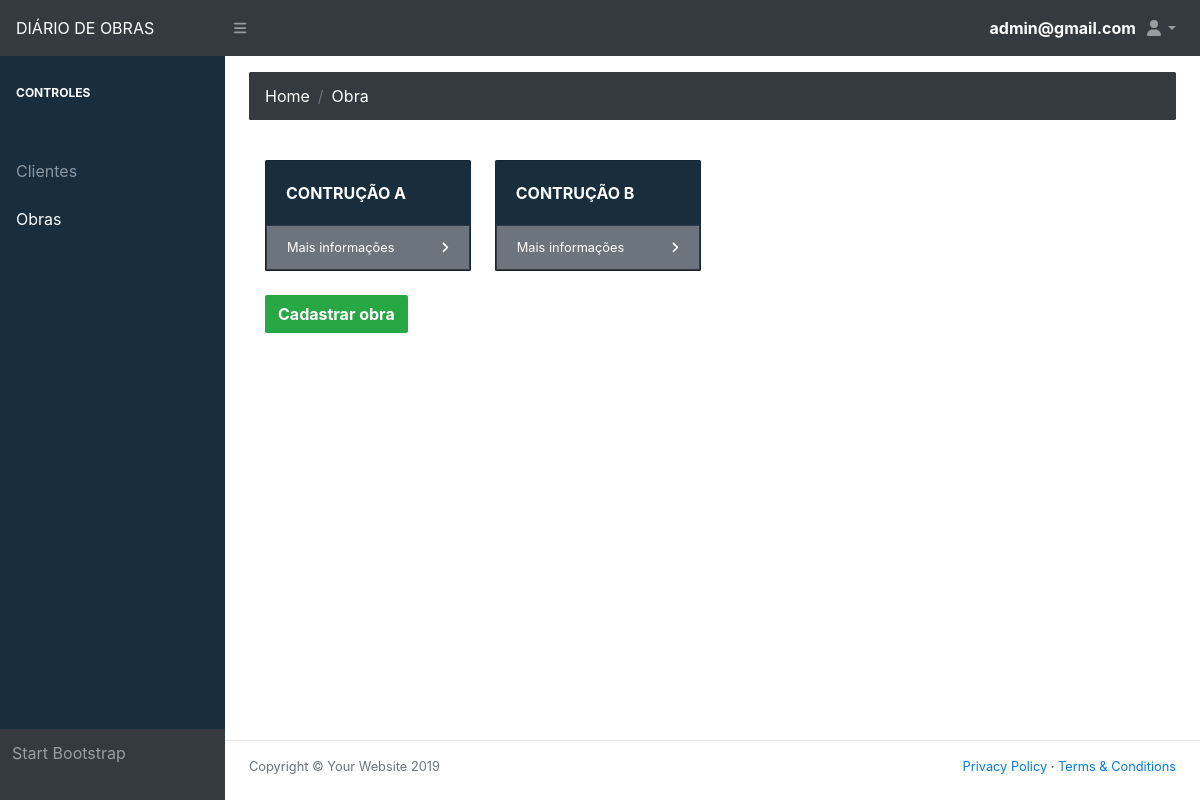
Page /show_constructions (signed in) on the committed database.
### Diary/models.py (models this page shows, shortened)
class Access(AbstractBaseUser, PermissionsMixin):
    objects = User_manager()
    email = models.EmailField('Email', unique=True)
    user_type = models.CharField('Tipo', max_length=50)
    USERNAME_FIELD = 'email'
    REQUIRED_FIELDS = ['user_type']
    def __str__(self):
        return self.email

class Construction(models.Model):
    construction_name = models.CharField('Nome da construção', max_length=60)
    construction_date_start = models.DateField('Data de início')
    construction_date_term = models.DateField('Data de entrega')
    construction_company_customer = models.ForeignKey(Customer, on_delete=models.CASCADE)
    construction_company_engineer = models.ForeignKey(Engineer, on_delete=models.CASCADE)

### Diary/views/construction/show_constructions.py (the view)
# urls.py: path('show_constructions', Show_constructions, name="show_constructions"),
@login_required(login_url='login')
def Show_constructions(request):
    user = request.user
    engineer = Engineer.objects.get(user_access_id=user.id)
    constructions = Construction.objects.filter(construction_company_engineer=engineer)
    return render(request, 'Diary/construction/show_constructions.html', locals())

### templates/Diary/construction/show_constructions.html (shortened to what this page needs)
{% extends 'Diary/home/base.html' %}
{% load static %}
                {% block conteudo %}
                <main>
                    <div class="container-fluid">
                        <ol class="breadcrumb mb-4">
                            <a class="breadcrumb-item active" href="{% url 'home_page' %}">Home</a><li class="breadcrumb-item active">Obra</li>
                        </ol>
                        <div class="modal-body">
                            <div class="row">
                                {% for i in constructions %}
                                    <div class="col-xl-3 col-md-6">
                                        <div class="card bg-primary text-white mb-4">
                                            <div class="card-body">{{ i.construction_name }}</div>
                                            <div class="card-footer d-flex align-items-center justify-content-between">
                                                <a class="small text-white stretched-link" href="{% url 'show_construction_information' i.id %}">Mais informações</a>
                                                <div class="small text-white"><i class="fas fa-angle-right"></i></div>
                                            </div>
                                        </div>
                                    </div>
                                {% endfor %}
                            </div>
                            <a class="btn btn-success mr-3" href="{% url 'register_construction' %}">Cadastrar obra</a>
                        </div>
                    </div>
                </main>
                {% endblock %}

### templates/Diary/home/base.html (shortened to what this page needs)
<!DOCTYPE html>
{% load static %}
<html lang="pt-br">
    <head>
        <link href="{% static 'diary/css/styles.css' %}" rel="stylesheet" />
        <link href="{% static 'diary/css/dataTables.bootstrap4.min.css' %}" rel="stylesheet" />
    </head>
    <body class="sb-nav-fixed">
        <nav class="sb-topnav navbar navbar-expand navbar-dark bg-dark">
            <a class="navbar-brand" href="{% url 'home_page' %}">DIÁRIO DE OBRAS</a> <button class="btn btn-link btn-sm order-1 order-lg-0" id="sidebarToggle" href="#"><i class="fas fa-bars"></i></button>
            <strong style="color: white">{{ request.user }}</strong>
            <ul class="navbar-nav ml-auto ml-md-0">
                <li class="nav-item dropdown">
                    <a class="nav-link dropdown-toggle" id="userDropdown" href="#" role="button" data-toggle="dropdown" aria-haspopup="true" aria-expanded="false"><i class="fas fa-user fa-fw"></i></a>
                </li>
            </ul>
        </nav>
        <div id="layoutSidenav">
            <div id="layoutSidenav_nav">
                <nav class="sb-sidenav accordion sb-sidenav-dark" id="sidenavAccordion">
                    <div class="sb-sidenav-menu">
                        <div class="nav">
                              <div class="sb-sidenav-menu-heading">CONTROLES</div><hr>
                              <li class="nav-item">
                                <a class="nav-link" href="{% url 'show_customer' %}">
                                  <span>Clientes</span></a>
                              </li>
                              <li class="nav-item">
                                <a class="nav-link" href="{% url 'show_constructions' %}">
                                  <span>Obras</span></a>
                              </li>
                        </div>
                    </div>
                    <div class="sb-sidenav-footer">
                        Start Bootstrap
                    </div>
                </nav>
            </div>
            <div id="layoutSidenav_content">
                {% block conteudo %}{% endblock %}
                <footer class="bg-transparent mt-auto"><hr>
                    <div class="container-fluid">
                        <div class="d-flex align-items-center justify-content-between small">
                            <div class="text-muted">Copyright &copy; Your Website 2019</div>
                            <div>
                                <a href="#">Privacy Policy</a>
                                &middot;
                                <a href="#">Terms &amp; Conditions</a>
                            </div>
                        </div>
                    </div>
                </footer>
            </div>
        </div>
    </body>
</html>

### rows in the picture
Access: user "admin@gmail.com"
Construction: construction_name "CONTRUÇÃO A"
Construction: construction_name "CONTRUÇÃO B"
